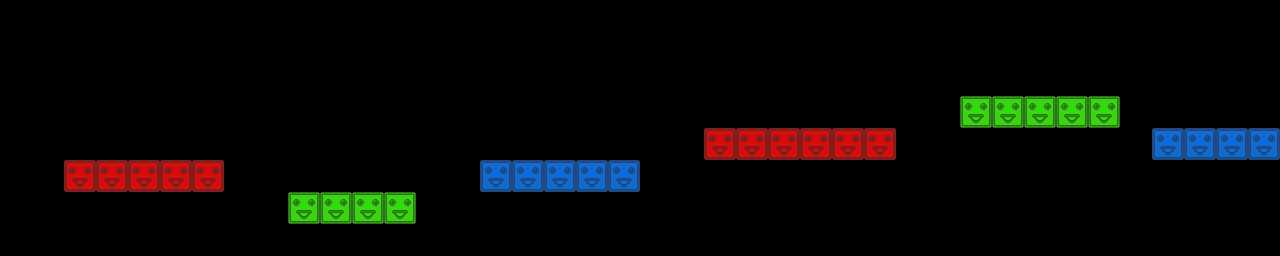

A level layout from a 2D game, rendered from its tile map. Below: a short description, then the map file with tile-grid data replaced by summaries:
An orthogonal 40x8 tile map with 32x32 px tiles, 3 tile layers (red, green, blue) and 10 objects.

<map version="1.0" orientation="orthogonal" width="40" height="8" tilewidth="32" tileheight="32">
 <tileset firstgid="1" name="blocks" tilewidth="32" tileheight="32">
  <image source="blocks.png" width="96" height="32" />
 </tileset>
 <layer name="red" width="40" height="8">
  <data>[320 cells, 11 non-empty, 1 distinct tile ids]</data>
 </layer>
 <layer name="green" width="40" height="8">
  <data>[320 cells, 9 non-empty, 1 distinct tile ids]</data>
 </layer>
 <layer name="blue" width="40" height="8">
  <data>[320 cells, 9 non-empty, 1 distinct tile ids]</data>
 </layer>
 <objectgroup name="crystals" width="40" height="8">
  <object x="166" y="144">
   <ellipse />
  </object>
  <object x="350" y="178">
   <ellipse />
  </object>
  <object x="402" y="177">
   <ellipse />
  </object>
  <object x="542" y="142">
   <ellipse />
  </object>
  <object x="628" y="142">
   <ellipse />
  </object>
  <object x="762" y="113">
   <ellipse />
  </object>
  <object x="869" y="113">
   <ellipse />
  </object>
  <object x="1023" y="83">
   <ellipse />
  </object>
  <object x="1216" y="109">
   <ellipse />
  </object>
 </objectgroup>
 <objectgroup name="spikes" width="40" height="8">
  <object x="270" y="47">
   <ellipse />
  </object>
 </objectgroup>
</map>
